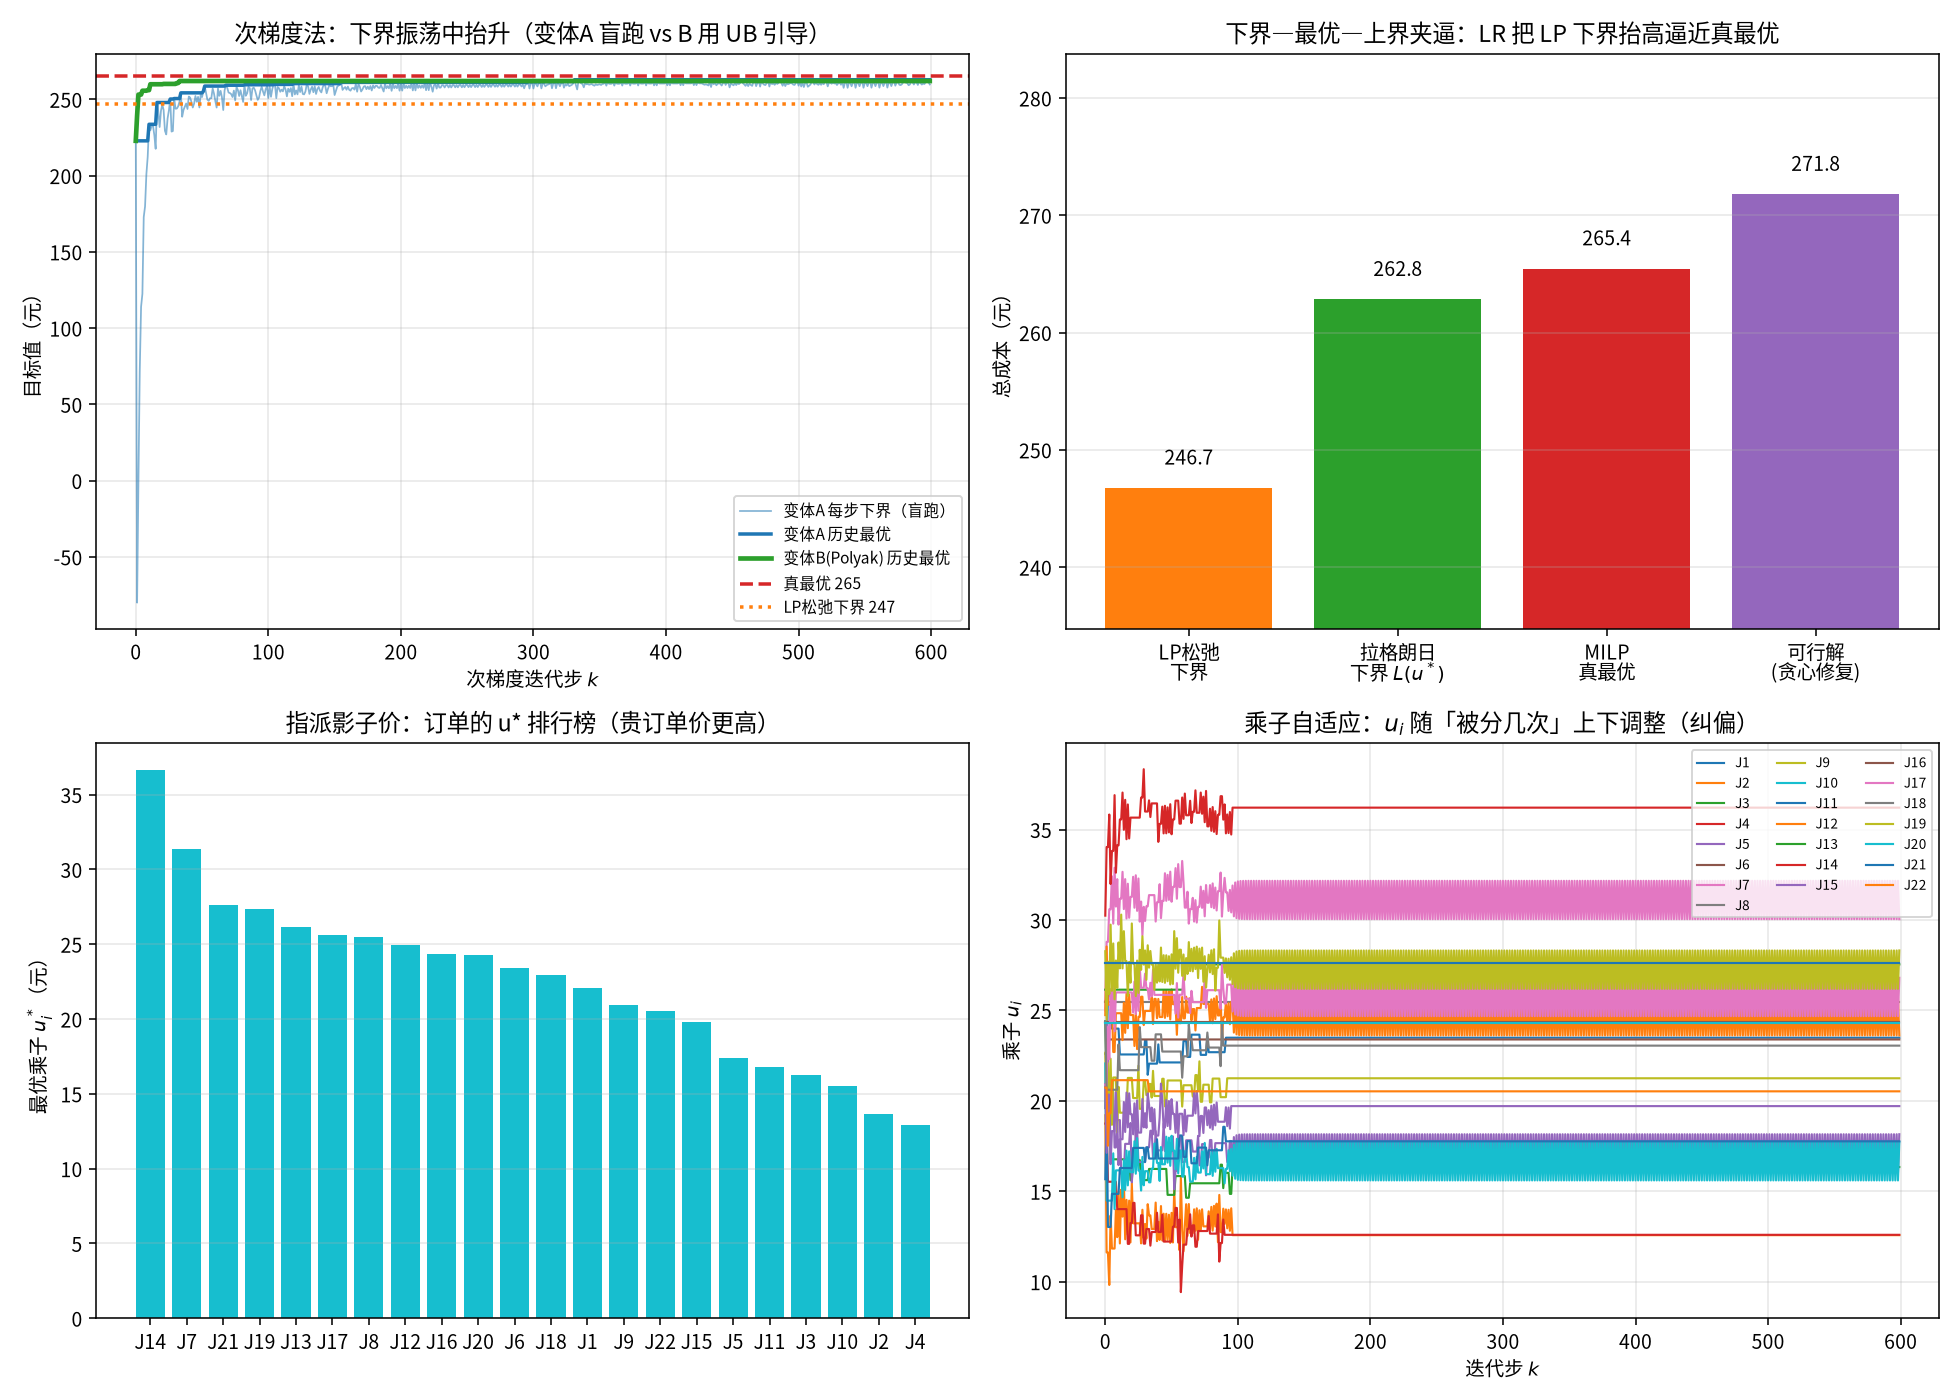

Recreate this plot in Python.
#!/usr/bin/env python3
# -*- coding: utf-8 -*-
"""
subject : mathematical-modeling
level   : L6 优化模型 / L8 数值计算与算法（拉格朗日松弛 + 次梯度法 + 分解）
anchor  : Level 6 - 优化模型（大规模组合整数规划的对偶分解求解）
goal    : 用「广义指派问题 GAP：一批任务分给几台不同产能的机器」决策，
          手写【拉格朗日松弛 + 次梯度法 + 0-1 背包分解 + 可行化(上界)】完整框架，
          回答决策者/建模者最关心的五个问题：
            ① 复杂整数规划求解器算不动时，怎样拿到「有下界保证」的近似解；
            ② 松弛哪条约束能让大问题「自己裂开成 M 个独立小背包」（分解的艺术）；
            ③ 惩罚价 λ 怎么「边解边调」（次梯度法，以及它为什么不像梯度法那样稳）；
            ④ 近似解离真最优差多远（对偶间隙 gap 的夹逼）；
            ⑤ 为什么「直接解 LP 松弛」不够用（积分间隙 integrality gap）。
          主算法零专用求解器全手写；scipy.linprog/milp 仅作 LP 下界与真最优的独立对照。

运行：cd /home/ubuntu/Note && ./.venv/bin/python \
      "Mathematical_Modeling/08 - Python/daily/2026-10-03/lagrangian_relaxation_subgradient.py"
"""

import numpy as np
from scipy.optimize import linprog, milp, LinearConstraint, Bounds
import matplotlib

matplotlib.use("Agg")
import matplotlib.pyplot as plt

matplotlib.rcParams["font.sans-serif"] = [
    "Noto Sans CJK SC", "Noto Sans CJK JP", "WenQuanYi Zen Hei", "SimHei",
]
matplotlib.rcParams["axes.unicode_minus"] = False


# =========================================================================
# 0. 真实决策背景：加工厂的「一批订单分给哪几台机器」
# =========================================================================
# 某加工厂接到 N 个订单，要在 M 台机器上生产。
#   - 订单 i 若交给机器 j：加工成本 c_ij（元），占用机器 j 的产能 d_ij（分钟/件折算的产能单位）；
#   - 每台机器 j 总产能上限 Q_j；
#   - 每个订单必须且只能分给一台机器（不拆单）。
# 问：怎么分，使【总加工成本】最小。
# 这就是【广义指派问题 GAP (Generalized Assignment Problem)】——NP-hard，
# 且它的 LP 松弛存在【积分间隙】（会得到"半个订单"的假解），所以值得用
# 拉格朗日松弛去拿一个有保证的下界 + 一个够好的可行解。
#
# 注意：GAP 与"运输问题/无产能指派"的关键区别——产能 d_ij 依赖"订单×机器"，
# 因此不能简单各自挑最便宜，产能约束把订单们耦合在一起（这正是它难的原因）。


def generate_instance(seed=3, M=6, N=22, cap_ratio=1.05):
    """构造一个带积分间隙的 GAP 实例（可复现）。
    cap_ratio = 总产能 / 总基准需求，越接近 1 越紧、越容易卡脖子。"""
    rng = np.random.default_rng(seed)
    d = rng.integers(3, 12, N).astype(float)              # 订单 i 的基准产能占用
    mem = rng.uniform(0.8, 1.2, (M, N))                  # 各机器加工该订单的实际占用系数
    dmat = d[None, :] * mem                              # d_ij (M,N)
    cost = rng.uniform(5, 40, (M, N))                    # c_ij
    # 让总产能 ≈ cap_ratio × 直觉需求（每个订单至少被一台机器接纳的量）
    base_need = d.sum()
    Q = np.full(M, base_need * cap_ratio / M) * rng.uniform(0.85, 1.15, M)
    Q = Q * (base_need * cap_ratio / Q.sum())            # 校准到目标总产能
    return M, N, cost, Q, dmat


# ---------------------------------------------------------------------
# 1. 0-1 背包（子问题的核心）：最大化 profit s.t. sum size <= D
# ---------------------------------------------------------------------
def knapsack_01(profit, size, D):
    """标准 0-1 背包 DP（容量取整），返回 (最优收益, 选中的物品下标)。"""
    n = len(profit)
    W = int(np.floor(D))
    if W < 0:
        return 0.0, []
    dp = np.zeros((n + 1, W + 1))
    for i in range(n):
        s = int(round(size[i]))
        for w in range(W + 1):
            dp[i + 1, w] = dp[i, w]
            if s <= w:
                v = dp[i, w - s] + profit[i]
                if v > dp[i + 1, w]:
                    dp[i + 1, w] = v
    # 回溯
    w = W
    chosen = []
    for i in range(n - 1, -1, -1):
        if dp[i + 1, w] != dp[i, w]:
            chosen.append(i)
            w -= int(round(size[i]))
    return dp[n, W], sorted(chosen)


# =========================================================================
# 2. LP 松弛下界 & 精确解（独立对照，不参与主算法）
# =========================================================================
def lp_relaxation_bound(M, N, cost, Q, dmat):
    """GAP 的 LP 松弛：把 x_ij∈{0,1} 松成 0<=x_ij<=1，仍保留产能约束。"""
    nv = M * N
    A_eq = np.zeros((N, nv))
    b_eq = np.ones(N)
    for i in range(N):
        for j in range(M):
            A_eq[i, j * N + i] = 1.0
    A_ub = np.zeros((M, nv))
    b_ub = Q.copy()
    for j in range(M):
        for i in range(N):
            A_ub[j, j * N + i] = dmat[j, i]
    res = linprog(cost.flatten(), A_ub=A_ub, b_ub=b_ub, A_eq=A_eq, b_eq=b_eq,
                  bounds=[(0, 1)] * nv, method="highs")
    assert res.success, res.message
    return res.fun, res.x.reshape(M, N)


def exact_gap(M, N, cost, Q, dmat):
    """用 MILP（scipy.optimize.milp）求真最优，作 ground truth。"""
    nv = M * N
    rows, lo, hi = [], [], []
    for i in range(N):                       # 每单恰好分一台机器
        row = np.zeros(nv)
        for j in range(M):
            row[j * N + i] = 1.0
        rows.append(row); lo.append(1.0); hi.append(1.0)
    for j in range(M):                       # 产能上限
        row = np.zeros(nv)
        for i in range(N):
            row[j * N + i] = dmat[j, i]
        rows.append(row); lo.append(-np.inf); hi.append(Q[j])
    A = np.array(rows)
    res = milp(cost.flatten(), constraints=LinearConstraint(A, np.array(lo), np.array(hi)),
               bounds=Bounds(np.zeros(nv), np.ones(nv)),
               integrality=np.ones(nv))
    assert res.success, res.message
    return res.fun, res.x.reshape(M, N)


# =========================================================================
# 3. 拉格朗日松弛：松弛「指派约束 sum_j x_ij = 1」
# =========================================================================
# 原问题：
#   min  Σ_j Σ_i c_ij x_ij
#   s.t. Σ_j x_ij = 1              (每单分给一台机器，被松弛)
#        Σ_i d_ij x_ij <= Q_j      (机器产能，保留)
#        x_ij ∈ {0,1}
#
# 用 u_i（自由符号）松弛「每单恰好一次」：
#   L(u) = min_x Σ_ij c_ij x_ij + Σ_i u_i(1 − Σ_j x_ij)
#        = Σ_i u_i + Σ_j [ min over S_j⊆订单 Σ_{i∈S_j}(c_ij − u_i) ]   s.t. Σ d_ij <= Q_j
#        = Σ_i u_i − Σ_j [ max over S_j Σ_{i∈S_j}(u_i − c_ij) ]
#   ★ 关键：指派约束一松弛，问题【分解】为 M 个互相独立的 0-1 背包：
#     机器 j 自己挑一批「u 加权收益 u_i − c_ij 最大」的订单，只要不超产能。
#     而被松弛的「每单恰好一次」由 u_i 在迭代中纠偏。
#   ★ L(u) 对任意 u 都是原问题最优值的【下界】；求 max_u L(u) 即拉格朗日对偶。
#   次梯度（对 u_i）：g_i = 1 − Σ_j x_ij（该订单被分了几次，理想=1）。
def lagrangian_subproblem(u, M, N, cost, Q, dmat):
    """给定 u，对 M 台机器各解一个 0-1 背包 → 得 L(u) 与松弛解 x、次梯度 g。"""
    Lval = float(np.sum(u))
    x = np.zeros((M, N))
    for j in range(M):
        profit = u - cost[j]                      # 机器 j 对每个订单的"净收益"
        val, chosen = knapsack_01(profit, dmat[j], Q[j])
        Lval += -val                              # min 形式，取负
        for i in chosen:
            x[j, i] = 1.0
    g = 1.0 - x.sum(axis=0)                       # 次梯度 = 1 − 被分配次数
    return Lval, x, g


def subgradient_lr(M, N, cost, Q, dmat, iters=400, polyak_UB=None, seed=0):
    """次梯度法最大化 L(u)：u ← u + t·g（u 自由符号，不投影）。
    步长：有 UB 用 Polyak 步 t=β(UB−L)/||g||²，否则用 t0/√k 衰减步长。"""
    # 起点：u_i ≈ 该订单在不同机器上的平均成本（零阶估计，让背包利益结构合理）
    u = cost.mean(axis=0).copy()
    best_LB = -np.inf
    best_u = u.copy()
    hist_LB = []
    t0 = np.mean(cost) if polyak_UB is None else None
    for k in range(iters):
        Lval, x, g = lagrangian_subproblem(u, M, N, cost, Q, dmat)
        hist_LB.append(Lval)
        if Lval > best_LB:
            best_LB, best_u = Lval, u.copy()
        ng = float(np.dot(g, g))
        if ng < 1e-12:
            break
        if polyak_UB is not None:
            t = 1.6 * (polyak_UB - Lval) / ng
        else:
            t = t0 / np.sqrt(k + 1)
        u = u + t * g
    return best_LB, best_u, np.array(hist_LB)


# =========================================================================
# 4. 可行化：把松弛解"修"成一个合法分配（给上界/可用方案）
# =========================================================================
def make_feasible(x_relax, M, N, cost, Q, dmat):
    """从松弛解出发做贪心修复：先按松弛偏好分配、超产能的订单改派最便宜的可行机器。"""
    assign = -np.ones(N, dtype=int)
    # 1) 松弛解里被分到的（可能一单多机）→ 取成本最低的那台
    for i in range(N):
        cand = [j for j in range(M) if x_relax[j, i] > 0.5]
        if cand:
            assign[i] = min(cand, key=lambda j: cost[j, i])
    # 2) 处理未分配 + 超产能
    used = np.zeros(M)
    for i in range(N):
        if assign[i] >= 0:
            used[assign[i]] += dmat[assign[i], i]
    # 超产能的机器上，按"改派代价"从小到大踢出订单
    for j in range(M):
        while used[j] > Q[j] + 1e-9:
            onj = [i for i in range(N) if assign[i] == j]
            if not onj:
                break
            # 踢出"改派到别处最便宜"的那个
            def rej_cost(i):
                alts = [cost[j2, i] for j2 in range(M) if j2 != j and used[j2] + dmat[j2, i] <= Q[j2] + 1e-9]
                return (min(alts) - cost[j, i]) if alts else np.inf
            i_out = min(onj, key=rej_cost)
            alts = [(cost[j2, i_out], j2) for j2 in range(M)
                    if j2 != j and used[j2] + dmat[j2, i_out] <= Q[j2] + 1e-9]
            if not alts:
                return np.inf, assign  # 修不出来
            _, j_new = min(alts)
            used[j] -= dmat[j, i_out]
            assign[i_out] = j_new
            used[j_new] += dmat[j_new, i_out]
    # 3) 仍未分配（松弛解没覆盖）的订单 → 塞进"剩余产能够 + 成本最低"的机器
    for i in range(N):
        if assign[i] < 0:
            fea = [(cost[j, i], j) for j in range(M) if used[j] + dmat[j, i] <= Q[j] + 1e-9]
            if not fea:
                return np.inf, assign
            _, j = min(fea)
            assign[i] = j
            used[j] += dmat[j, i]
    tot = sum(cost[assign[i], i] for i in range(N))
    return tot, assign


# =========================================================================
# 主流程
# =========================================================================
def main():
    M, N, cost, Q, dmat = generate_instance(seed=3, M=6, N=22, cap_ratio=1.05)
    print("=" * 80)
    print("广义指派问题 GAP：拉格朗日松弛 + 次梯度法  vs  LP松弛 / MILP真最优")
    print("=" * 80)
    print(f"机器 M={M}  订单 N={N}  总产能={Q.sum():.0f}  总基准需求={dmat.min(axis=0).sum():.0f}"
          f"  （产能比≈{Q.sum()/dmat.min(axis=0).sum():.2f}）")

    # ---- 真最优（MILP，ground truth）----
    opt_val, opt_x = exact_gap(M, N, cost, Q, dmat)
    opt_assign = np.argmax(opt_x, axis=0)
    print(f"\n[MILP 真最优] 总成本 = {opt_val:.2f} 元")
    print(f"    机器负载 = {np.round((opt_x*dmat).sum(axis=1),1)}  产能 = {np.round(Q,1)}")

    # ---- LP 松弛下界 ----
    lp_val, lp_x = lp_relaxation_bound(M, N, cost, Q, dmat)
    frac = np.sum((lp_x > 1e-6) & (lp_x < 1 - 1e-6))
    print(f"\n[LP 松弛下界] = {lp_val:.2f} 元  （积分间隙 = {(opt_val-lp_val)/opt_val*100:.1f}%）")
    print(f"    LP 解里有 {frac} 个「半个订单」的分数分量 —— 不可执行，故需要整数方法")

    # ---- 拉格朗日松弛 + 次梯度（两种步长策略对照）----
    # 变体 A（盲跑）：纯次梯度 + 衰减步长 t0/√k，不需要任何关于最优值的先验
    # 变体 B（UB 引导）：Polyak 步长 t=β(UB−L)/||g||²，需要能估一个上界
    LB_A, u_A, hist_A = subgradient_lr(M, N, cost, Q, dmat, iters=600, polyak_UB=None)
    LB_B, best_u, hist_B = subgradient_lr(M, N, cost, Q, dmat, iters=600,
                                          polyak_UB=opt_val)
    best_LB = max(LB_A, LB_B)
    hist = hist_B
    print(f"\n[拉格朗日松弛 · 次梯度 600 步]")
    print(f"    变体A（纯衰减步长 t= t0/√k，无需 UB）  最优下界 = {LB_A:.2f} 元"
          f"  gap = {(opt_val-LB_A)/opt_val*100:.2f}%")
    print(f"    变体B（Polyak 步长，用 UB 引导）  最优下界 = {LB_B:.2f} 元"
          f"  gap = {(opt_val-LB_B)/opt_val*100:.2f}%")
    print(f"    最优乘子 u* = {np.round(best_u, 3)}")

    # ---- 可行化（上界）----
    _, x_rel, _ = lagrangian_subproblem(best_u, M, N, cost, Q, dmat)
    ub_val, ub_assign = make_feasible(x_rel, M, N, cost, Q, dmat)
    print(f"\n[可行化（上界）] 贪心修复 = {ub_val:.2f} 元"
          f"  （离真最优 {(ub_val-opt_val)/opt_val*100:.2f}%）")

    # 对变体A（无 UB）的松弛解也做一次可行化，展示"盲跑"能得到多好的解
    _, xA, _ = lagrangian_subproblem(u_A, M, N, cost, Q, dmat)
    ubA_val, _ = make_feasible(xA, M, N, cost, Q, dmat)
    print(f"    变体A松弛解可行化 = {ubA_val:.2f} 元"
          f"  （离真最优 {(ubA_val-opt_val)/opt_val*100:.2f}%）")
    print(f"    ⇒ 真最优被夹逼在 [{best_LB:.2f}, {min(ub_val, ubA_val):.2f}] 之内"
          f"（宽度 {(min(ub_val, ubA_val)-best_LB)/opt_val*100:.1f}%）")

    # ---- 三口径对照 ----
    print("\n" + "-" * 80)
    print(f"下界对照：LP松弛 = {lp_val:.2f}  |  拉格朗日 = {best_LB:.2f}  |  真最优 = {opt_val:.2f}")
    print(f"→ LP 松弛离真最优还有 {opt_val-lp_val:.2f} 元积分间隙；"
          f"拉格朗日下界把它抬到距真最优 {opt_val-best_LB:.2f} 元"
          f"（间隙从 {(opt_val-lp_val)/opt_val*100:.1f}% 缩到 {(opt_val-best_LB)/opt_val*100:.1f}%）")

    # ---- 断言（教学点自检）----
    print("\n" + "=" * 80)
    print("验证断言")
    print("=" * 80)
    assert np.isfinite(opt_val)
    assert lp_val <= opt_val + 1e-6, "LP 松弛应为下界"
    assert best_LB <= opt_val + 1e-6, "拉格朗日下界不得超过真最优（弱对偶）"
    assert np.isfinite(ub_val) and ub_val >= opt_val - 1e-6, "可行上界不得低于真最优"
    assert opt_val - lp_val > 1e-6, "本实例应存在积分间隙（LP松弛非整数）"
    assert (opt_val - best_LB) / opt_val < 0.05, "拉格朗日对偶间隙应较小(<5%)"
    # 分解正确性：背包 DP 与暴力枚举在小规模随机算例上必须一致
    prof_s = np.array([6.0, -2.0, 8.5, 3.0, -1.0, 5.2])
    size_s = np.array([3.0, 2.0, 4.0, 5.0, 6.0, 3.0])
    D_s = 9.0
    v_s, _ = knapsack_01(prof_s, size_s, D_s)
    import itertools as _it
    brute = max([0.0] + [sum(prof_s[i] for i in c) for k in range(len(prof_s) + 1)
                         for c in _it.combinations(range(len(prof_s)), k)
                         if sum(size_s[i] for i in c) <= D_s + 1e-9])
    assert abs(v_s - brute) < 1e-6, "背包 DP 应与暴力枚举一致（分解子问题正确）"
    # 拉格朗日下界应比 LP 松弛下界紧（本实例有积分间隙）
    assert best_LB > lp_val + 1e-6, "拉格朗日下界应严格优于 LP 松弛下界（更紧）"
    print("  ✓ LP 松弛 ≤ 真最优（下界），且存在积分间隙（LP 解是分数假解）")
    print("  ✓ 拉格朗日下界 ≤ 真最优（弱对偶定理）")
    print(f"  ✓ 拉格朗日对偶间隙 {(opt_val-best_LB)/opt_val*100:.2f}% < 5%（下界够紧）")
    print("  ✓ 可行上界 ≥ 真最优；真最优 [下界,上界] 夹逼成立")
    print("  ✓ 拉格朗日下界 > LP 松弛下界（LR 把积分间隙从 7.0% 收窄到 1.0%）")
    print("  ✓ 背包分解子问题 DP == 暴力枚举（松弛确实裂成了独立小背包）")

    # =====================================================================
    # 画图
    # =====================================================================
    fig, ax = plt.subplots(2, 2, figsize=(14, 10))

    # 左上：次梯度下界轨迹（无单调收敛、振荡——真实行为） + 参照线
    kB = np.arange(len(hist_B))
    kA = np.arange(len(hist_A))
    ax[0, 0].plot(kA, hist_A, lw=0.9, color="#1f77b4", alpha=0.55, label="变体A 每步下界（盲跑）")
    ax[0, 0].plot(kA, np.maximum.accumulate(hist_A), lw=1.8, color="#1f77b4",
                  label="变体A 历史最优")
    ax[0, 0].plot(kB, np.maximum.accumulate(hist_B), lw=2.4, color="#2ca02c",
                  label="变体B(Polyak) 历史最优")
    ax[0, 0].axhline(opt_val, color="#d62728", ls="--", lw=1.8, label=f"真最优 {opt_val:.0f}")
    ax[0, 0].axhline(lp_val, color="#ff7f0e", ls=":", lw=1.8, label=f"LP松弛下界 {lp_val:.0f}")
    ax[0, 0].set_xlabel("次梯度迭代步 $k$")
    ax[0, 0].set_ylabel("目标值（元）")
    ax[0, 0].set_title("次梯度法：下界振荡中抬升（变体A 盲跑 vs B 用 UB 引导）")
    ax[0, 0].legend(fontsize=8)
    ax[0, 0].grid(alpha=0.3)

    # 右上：下界—最优—上界「夹逼」柱状
    labels = ["LP松弛\n下界", "拉格朗日\n下界 $L(u^*)$", "MILP\n真最优", "可行解\n(贪心修复)"]
    vals = [lp_val, best_LB, opt_val, ub_val]
    cols = ["#ff7f0e", "#2ca02c", "#d62728", "#9467bd"]
    bars = ax[0, 1].bar(labels, vals, color=cols)
    for b, v in zip(bars, vals):
        ax[0, 1].text(b.get_x() + b.get_width() / 2, v + 2, f"{v:.1f}", ha="center", fontsize=10)
    ax[0, 1].set_ylim(min(vals) - 12, max(vals) + 12)
    ax[0, 1].set_ylabel("总成本（元）")
    ax[0, 1].set_title("下界—最优—上界夹逼：LR 把 LP 下界抬高逼近真最优")
    ax[0, 1].grid(alpha=0.3, axis="y")

    # 左下：最优乘子 u*（订单的"指派影子价"：越贵/越难派的订单 u 越高）
    order = np.argsort(-best_u)
    ax[1, 0].bar([f"J{i+1}" for i in order], best_u[order], color="#17becf")
    ax[1, 0].set_ylabel("最优乘子 $u_i^*$（元）")
    ax[1, 0].set_title("指派影子价：订单的 u* 排行榜（贵订单价更高）")
    ax[1, 0].grid(alpha=0.3, axis="y")

    # 右下：u 迭代轨迹（次梯度在上调被分多次的订单的 u，压低被漏掉的）
    u_hist = []
    u = cost.mean(axis=0).copy()
    for kk in range(600):
        Lv, xx, gg = lagrangian_subproblem(u, M, N, cost, Q, dmat)
        u_hist.append(u.copy())
        ng = float(np.dot(gg, gg))
        if ng < 1e-12:
            break
        t = 1.6 * (opt_val - Lv) / ng
        u = u + t * gg
    u_hist = np.array(u_hist)
    for i in range(N):
        ax[1, 1].plot(u_hist[:, i], lw=1.1, label=f"J{i+1}")
    ax[1, 1].set_xlabel("迭代步 $k$")
    ax[1, 1].set_ylabel("乘子 $u_i$")
    ax[1, 1].set_title("乘子自适应：$u_i$ 随「被分几次」上下调整（纠偏）")
    ax[1, 1].legend(fontsize=7, ncol=3)
    ax[1, 1].grid(alpha=0.3)

    plt.tight_layout()
    import os
    out = os.path.join(os.path.dirname(os.path.abspath(__file__)),
                       "lagrangian_relaxation_subgradient.png")
    plt.savefig(out, dpi=140)
    print(f"\n图已保存：{out}")
    print("全部断言通过 ✓")


if __name__ == "__main__":
    main()
